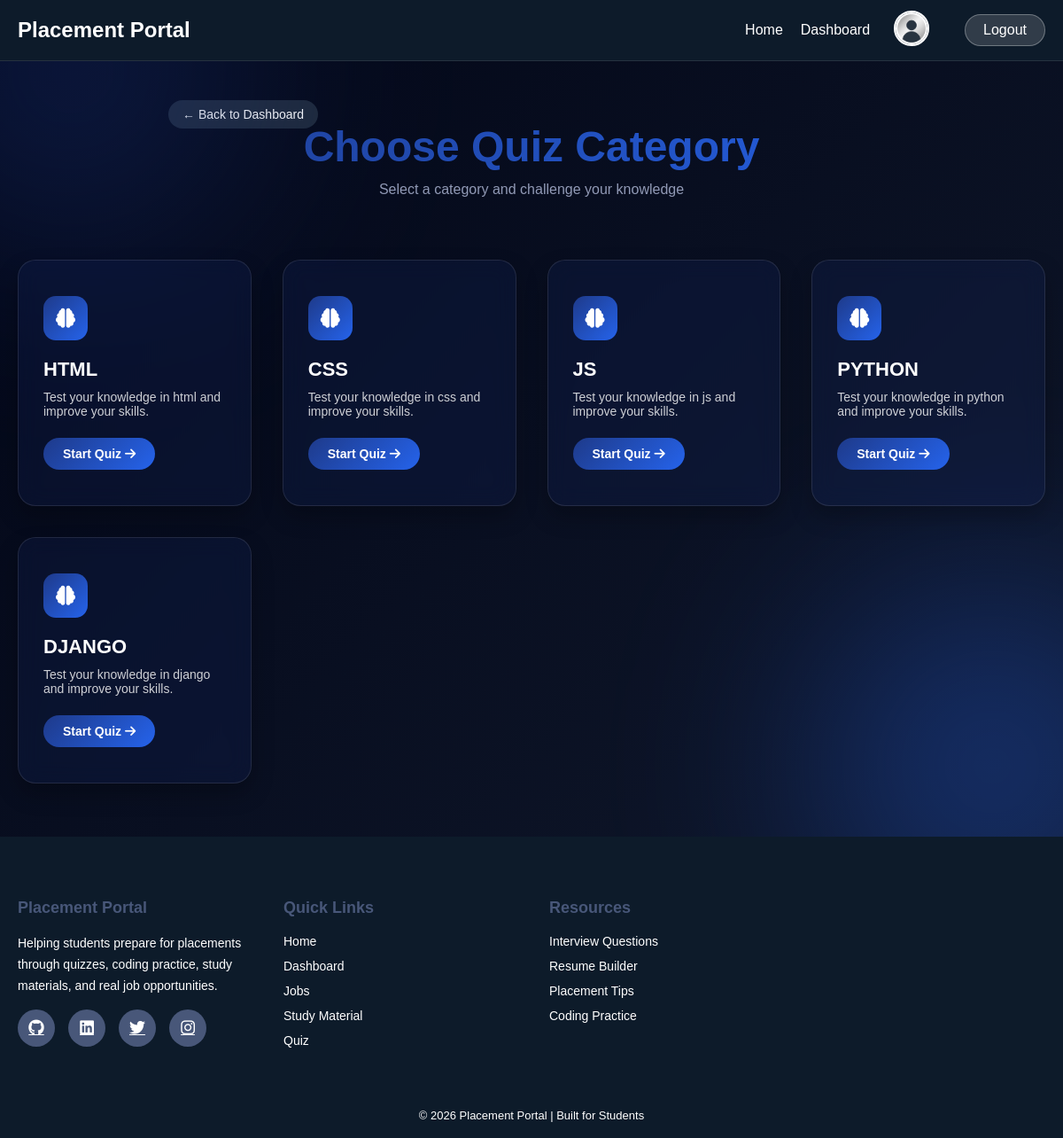
The app's page /quiz/ (signed in) with its own data.
### portal/models.py (models this page shows, shortened)
class Category(models.Model):
    name = models.CharField(max_length=50)
    slug = models.SlugField(unique=True, blank=True)

### portal/views.py (the view)
# urls.py: path('quiz/', views.quiz_home, name='quiz_home'),
@login_required
def quiz_home(request):
    categories = Category.objects.all()
    return render(request, 'quiz_home.html', {'categories': categories})

### portal/context_processors.py (called while the page is built)
def user_profile(request):
    if request.user.is_authenticated:
        profile = StudentProfile.objects.filter(user=request.user).first()
        return {'profile': profile}
    return {}

### portal/templates/quiz_home.html
{% extends 'base.html' %}
{% load static %}
{% block extra_css %}
<link rel="stylesheet" href="{% static 'css/quiz_home.css' %}">
<link rel="stylesheet" href="https://cdnjs.cloudflare.com/ajax/libs/font-awesome/6.5.0/css/all.min.css">
{% endblock %}
{% block content %}
<div class="quiz-page">
    <div class="bg-blur bg1"></div>
    <div class="bg-blur bg2"></div>
     <a href="{% url 'dashboard' %}" class="btn-back">
                ← Back to Dashboard
            </a>
    <div class="quiz-container">
        <div class="quiz-header">
            <h1 class="quiz-heading">Choose Quiz Category</h1>
            <p class="quiz-subtitle">
                Select a category and challenge your knowledge
            </p>
        </div>
        <div class="category-grid">
            {% for cat in categories %}
            <a href="{% url 'category_quiz' cat.slug %}" class="cat-card">
                <div class="cat-badge">
                    <i class="fas fa-brain"></i>
                </div>
                <div class="cat-content">
                    <h3 class="cat-title">{{ cat.name|upper }}</h3>
                    <p class="cat-desc">
                        Test your knowledge in {{ cat.name }} and improve your skills.
                    </p>
                    <span class="start-btn">Start Quiz <i class="fas fa-arrow-right"></i></span>
                </div>
            </a>
            {% empty %}
            <p class="no-data">No categories available.</p>
            {% endfor %}
        </div>
    </div>
</div>
{% endblock %}

### portal/static/css/base.css (style rules this page uses)
* { margin: 0; padding: 0; box-sizing: border-box; }
body { font-family: 'Poppins', sans-serif; background: linear-gradient(135deg, #2563EB, #1E3A8A); min-height: 100vh; color: #FFFFFF; overflow-x: hidden; }

### portal/static/css/quiz_home.css (style rules this page uses)
.btn-back { text-decoration:none; font-size:14px; padding:8px 16px; border-radius:20px; transition:.25s; color:white; margin-left: 170px ; }
.btn-back { background:#1e293b; }
.quiz-page { min-height: 100vh; padding: 120px 20px 60px; background: linear-gradient(135deg, #020617, #0f172a); font-family: 'Poppins', sans-serif; position: relative; overflow: hidden; }
.bg-blur { position: absolute; width: 400px; height: 400px; border-radius: 50%; filter: blur(120px); opacity: 0.35; }
.bg1 { background: #1E3A8A; top: -120px; left: -120px; }
.bg2 { background: #2563EB; bottom: -120px; right: -120px; }
.quiz-container { max-width: 1300px; margin: auto; position: relative; z-index: 2; }
.quiz-header { text-align: center; margin-bottom: 70px; }
.quiz-heading { font-size: 48px; font-weight: 800; background: linear-gradient(90deg, #1E3A8A, #2563EB); -webkit-background-clip: text; -webkit-text-fill-color: transparent; }
.quiz-subtitle { margin-top: 12px; font-size: 16px; opacity: 0.7; color: #cbd5f5; }
.category-grid { display: grid; grid-template-columns: repeat(auto-fit, minmax(260px, 1fr)); gap: 35px; }
.cat-card { position: relative; text-decoration: none; padding: 40px 28px; border-radius: 20px; background: rgba(30, 58, 138, 0.15); backdrop-filter: blur(12px); border: 1px solid rgba(255, 255, 255, 0.1); transition: all 0.35s ease; color: #FFFFFF; box-shadow: 0 12px 25px rgba(0,0,0,0.25); }
.cat-card::before { content: ""; position: absolute; inset: 0; border-radius: 20px; padding: 1px; background: linear-gradient( 120deg, transparent, #1E3A8A, #2563EB, transparent ); opacity: 0; transition: 0.35s; }
.cat-badge { width: 50px; height: 50px; display: flex; align-items: center; justify-content: center; font-size: 22px; border-radius: 14px; margin-bottom: 20px; background: linear-gradient(135deg, #1E3A8A, #2563EB); transition: all 0.3s ease; }
.cat-title { font-size: 22px; font-weight: 700; margin-bottom: 10px; }
.cat-desc { font-size: 14px; opacity: 0.8; margin-bottom: 22px; }
.start-btn { display: inline-block; padding: 10px 22px; font-size: 14px; border-radius: 30px; background: linear-gradient(135deg, #1E3A8A, #2563EB); font-weight: 600; color: #FFFFFF; transition: all 0.3s ease; }

### records on screen
Category: name "HTML", name "html"
Category: name "CSS", name "css"
Category: name "JS", name "js"
Category: name "PYTHON", name "python"
Category: name "DJANGO", name "django"
